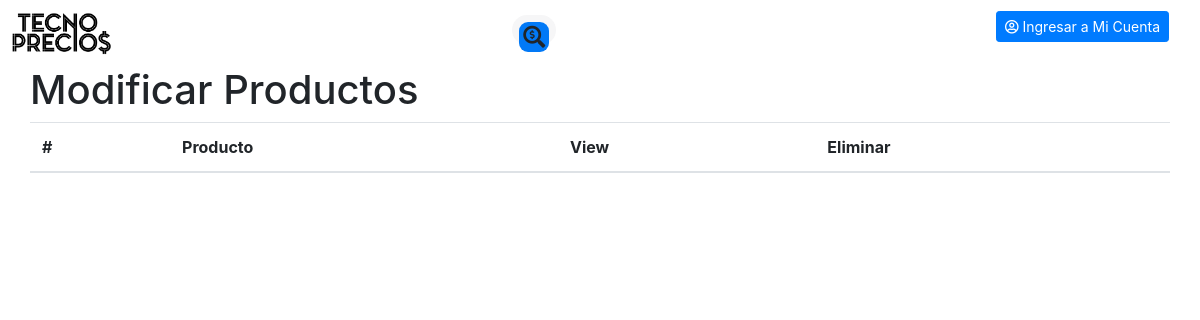
The app's page /modificar_productos.php, older data.
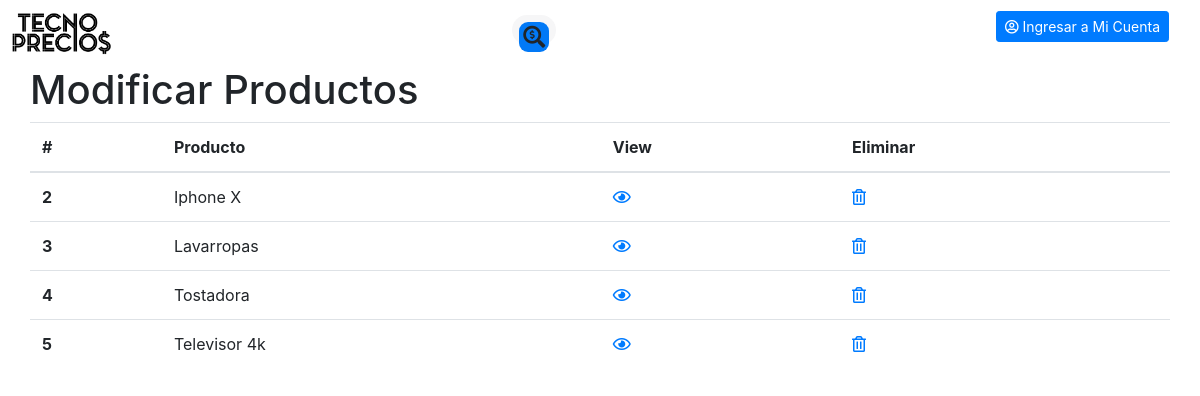
The same page, newer data.
### tables this page shows
CREATE TABLE `products` (
  `id` int(11) NOT NULL AUTO_INCREMENT,
  `image` varchar(100) NOT NULL,
  `title` varchar(100) NOT NULL,
  `price` varchar(100) NOT NULL,
  PRIMARY KEY (`id`)
);

### modificar_productos.php (the view, shortened to what this page needs)
<?php
require_once("autoload.php");
include_once('head.php');
if (isset($_SESSION["email"])){
    include_once('searchbar5.php');
}else{
    include_once('serchbar.php');
}
$sql= "SELECT *  FROM products";
	$consulta = $pdo->query($sql);
    $result = $consulta->fetchAll(PDO::FETCH_ASSOC);
 ?>
<!DOCTYPE html>
<html lang="en" dir="ltr">
  <head>
    <link rel="stylesheet" href="https://stackpath.bootstrapcdn.com/bootstrap/4.3.1/css/bootstrap.min.css">
    <link rel="stylesheet" href="/css/master.css">
    <link rel="stylesheet" href="https://use.fontawesome.com/releases/v5.8.2/css/all.css">
  </head>
<body>
  <div class="container">
    <div class="">
      <h1>Modificar Productos</h1>
    </div>
      <div class="">
        <table class="table">
          <thead>
            <tr>
              <th scope="col">#</th>
              <th scope="col">Producto</th>
              <th scope="col">View</th>
              <th scope="col">Eliminar</th>
            </tr>
          </thead>
          <tbody>
              <?php foreach ($result as $key => $value):?>
                <tr>
                  <th scope="row"><?= $value["id"] ?></th>
                  <td><?=$value["title"];?></td>
                  <td><a href="ver_producto.php?id=<?=$value['id'];?>">
                        <i class="far fa-eye"></i>
                      </a>
                  </td>
                  <td><a href="eliminar_producto.php?id=<?=$value['id'];?>">
                        <i class="far fa-trash-alt"></i>
                      </a>
                  </td>
                </tr>
              <?php endforeach;?>
          </tbody>
      </div>
  </div>
</body>
</html>

Row changes from the older to the newer data that the page shows:
added products: id "2", title "Iphone X"
added products: id "3", title "Lavarropas"
added products: id "4", title "Tostadora"
added products: id "5", title "Televisor 4k"
